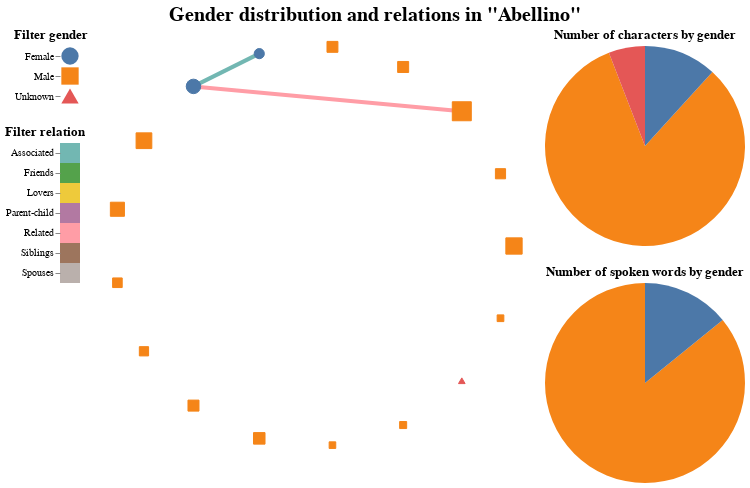

The code cell stored with this chart in its notebook:
### Markdown cell above
# Step 3: Visualize data

After execution this code block generates the actual visualization about gender distribution and relations for the chosen play below the code block.

**Important informations for working with the visualisation:**
- There are two filters on the left-hand side:
    - Gender Filter: Select the gender/s you would like to have displayed.
    - Relation Filter: Select relation/s you would like to have displayed.
- Additional information in tooltips:
    - Node tooltip: shows name of character, number of spoken words and the percentage of speech
    - Pie chart tooltip: shows the number characters by gender and the resulting percentage of characters per gender
- A circular layout is used for the character-relation network, because it results in an easier to read and better structured network. The arrangement of nodes solely relies on the order in which the characters are listed in the data source and does not encode any structures from the play.

### Code cell
if relations_graphml != None:
    ############################## Network Chart ##############################
    # parse graphs
    relations_graph = nx.parse_graphml(relations_graphml)
    cooccurence_graph = nx.parse_graphml(cooccurence_graphml)
    # add Name attribute to nodes
    relations_graph = set_character_name_and_size(relations_graph, cooccurence_graph)
    # define the graph layout
    layout = nx.circular_layout(relations_graph)

    # draw base graph with nx_altair
    base = nxa.draw_networkx(
        relations_graph,
        pos=layout,
        node_tooltip=['Name','Spoken words', 'Speech Percentage'],
        node_color='lightgray',
        edge_color='Relation',
        node_size ='Size',
        width=4
    )

    # get the edge layer
    edges = base.layer[0]
    # get the node layer
    nodes = base.layer[1]

    # define relation filter
    relation = relation_name_mapping()
    relation_selection = alt.selection_point(fields=['Relation'], toggle="true")
    relation_color = alt.condition(
        relation_selection,
        alt.Color('Relation:N', legend=None),
        alt.value('lightgray')
    )
    relation_filter = alt.Chart(
        relation,
        title=alt.TitleParams('Filter relation', anchor='start')
    ).mark_rect(cursor='pointer').encode(
        y=alt.Y('Relation_Display', title=''),
        color=relation_color
    ).add_params(relation_selection)

    # encode relation as edge color and add relationship filter
    edges = edges.encode(color=relation_color).transform_filter(relation_selection)

    # define gender filter
    gender = gender_name_mapping()
    gender_selection = alt.selection_point(fields=['Gender'], toggle="true")
    gender_color = alt.condition(
        gender_selection,
        alt.Color('Gender:N', legend=None),
        alt.value('lightgray')
    )
    gender_shape = alt.Shape('Gender:N', legend=None)
    gender_filter = alt.Chart(
        gender,
        title=alt.TitleParams('Filter gender', anchor='start')
    ).mark_point(
        size=300,
        cursor='pointer',
        filled=True,
        opacity=1
    ).encode(
        y=alt.Y('Gender_Display', title=''),
        color=gender_color,
        shape=gender_shape
    ).add_params(gender_selection)

    # encode gender as node shape+color and add gender filter
    nodes = nodes.encode(
        color=gender_color,
        fill=gender_color,
        shape=gender_shape
    ).add_params(gender_selection)

    # layer network chart
    network_chart = (edges + nodes).properties(
        width=400,
        height=400
    )
    network_chart_with_filters = ((gender_filter & relation_filter) | network_chart)

    ############################## Pie Charts ##############################

    # count characters by gender
    play_metadata = german_metadata[german_metadata["id"] == play_id].reset_index()
    speakers = play_metadata[['num_of_speakers_male', 'num_of_speakers_female', 'num_of_speakers_unknown']]
    numOfSpeakers = play_metadata.at[0,'num_of_speakers']
    gender['Characters'] = speakers.loc[0,:].values.tolist()
    gender['Percentage of Chracters'] =round(gender['Characters']/numOfSpeakers *100,2)
    gender_distribution_pie_chart= alt.Chart(gender, title='Number of characters by gender').mark_arc().encode(
        theta='Characters',
        color=alt.Color('Gender:N', legend=None),
        tooltip=['Characters','Percentage of Chracters']
    ).properties(
        width=200,
        height=200
    )

    # aggregate spoken words by gender
    gender['Spoken words'] = get_words_by_gender(cooccurence_graph.nodes)
    wordcountStage = play_metadata.at[0,'word_count_sp']
    gender['Percentage of spoken words'] = round(gender['Spoken words']/wordcountStage*100, 2)
    spoken_words_pie_chart = alt.Chart(gender, title='Number of spoken words by gender').mark_arc().encode(
        theta='Spoken words',
        color=alt.Color('Gender:N', legend=None),
        tooltip=['Spoken words' ,'Percentage of spoken words']
    ).properties(
        width=200,
        height=200
    )

    stacked_pie_charts = (gender_distribution_pie_chart & spoken_words_pie_chart)
    
    ############################## Final Chart ##############################

    title = chunked_title(f"Gender distribution and relations in \"{dropdown.label}\"")
    final_chart = (network_chart_with_filters | stacked_pie_charts)
    final_chart = final_chart.configure_view(
            strokeWidth=0 # remove border
    ).configure_axis(
        domainOpacity=0 # remove axis
    ).properties(
        title=alt.TitleParams(
            title,
            anchor='middle',
            fontSize=20
        )
    )
else:
   final_chart = 'no visualization available'

final_chart

### Figure 1 — Vega-Lite specification as saved in the notebook (floating-point values rounded to 4 significant figures)
{"config": {"view": {"continuousWidth": 300, "continuousHeight": 300, "strokeWidth": 0}, "axis": {"domainOpacity": 0}}, "hconcat": [{"vconcat": [{"data": {"name": "data-2b86b0adbb184f8a37d360218cb2c75e"}, "mark": {"type": "point", "cursor": "pointer", "filled": true, "opacity": 1, "size": 300}, "encoding": {"color": {"condition": {"param": "param_10", "field": "Gender", "legend": null, "type": "nominal"}, "value": "lightgray"}, "shape": {"field": "Gender", "legend": null, "type": "nominal"}, "y": {"field": "Gender_Display", "title": "", "type": "nominal"}}, "name": "view_14", "title": {"text": "Filter gender", "anchor": "start"}}, {"data": {"name": "data-a544d4c3ea03ddba53b8f68296ab4d63"}, "mark": {"type": "rect", "cursor": "pointer"}, "encoding": {"color": {"condition": {"param": "param_9", "field": "Relation", "legend": null, "type": "nominal"}, "value": "lightgray"}, "y": {"field": "Relation_Display", "title": "", "type": "nominal"}}, "name": "view_15", "title": {"text": "Filter relation", "anchor": "start"}}]}, {"layer": [{"data": {"name": "data-37c9f8ef1542cfef20555cbd31531256"}, "mark": {"type": "line", "opacity": 1, "strokeWidth": 4}, "encoding": {"color": {"condition": {"param": "param_9", "field": "Relation", "legend": null, "type": "nominal"}, "value": "lightgray"}, "detail": {"field": "edge", "type": "quantitative"}, "x": {"axis": {"grid": false, "labels": false, "ticks": false, "title": ""}, "field": "x", "type": "quantitative"}, "y": {"axis": {"grid": false, "labels": false, "ticks": false, "title": ""}, "field": "y", "type": "quantitative"}}, "transform": [{"filter": {"param": "param_9"}}]}, {"data": {"name": "data-8294f2f84cc71fd35701ca660f054a6c"}, "mark": {"type": "point", "fill": "lightgray", "opacity": 1, "strokeWidth": 1.0}, "encoding": {"color": {"condition": {"param": "param_10", "field": "Gender", "legend": null, "type": "nominal"}, "value": "lightgray"}, "fill": {"condition": {"param": "param_10", "field": "Gender", "legend": null, "type": "nominal"}, "value": "lightgray"}, "shape": {"field": "Gender", "legend": null, "type": "nominal"}, "size": {"field": "Size", "legend": null, "type": "quantitative"}, "tooltip": [{"field": "Name", "type": "nominal"}, {"field": "Spoken words", "type": "quantitative"}, {"field": "Speech Percentage", "type": "quantitative"}], "x": {"axis": {"grid": false, "labels": false, "ticks": false}, "field": "x", "type": "quantitative"}, "y": {"axis": {"grid": false, "labels": false, "ticks": false}, "field": "y", "type": "quantitative"}}, "name": "view_13"}], "height": 400, "width": 400}, {"vconcat": [{"mark": {"type": "arc"}, "encoding": {"color": {"field": "Gender", "legend": null, "type": "nominal"}, "theta": {"field": "Characters", "type": "quantitative"}, "tooltip": [{"field": "Characters", "type": "quantitative"}, {"field": "Percentage of Chracters", "type": "quantitative"}]}, "height": 200, "title": "Number of characters by gender", "width": 200}, {"mark": {"type": "arc"}, "encoding": {"color": {"field": "Gender", "legend": null, "type": "nominal"}, "theta": {"field": "Spoken words", "type": "quantitative"}, "tooltip": [{"field": "Spoken words", "type": "quantitative"}, {"field": "Percentage of spoken words", "type": "quantitative"}]}, "height": 200, "title": "Number of spoken words by gender", "width": 200}], "data": {"name": "data-2b86b0adbb184f8a37d360218cb2c75e"}}], "params": [{"name": "param_10", "select": {"type": "point", "fields": ["Gender"], "toggle": "true"}, "views": ["view_14", "view_13"]}, {"name": "param_9", "select": {"type": "point", "fields": ["Relation"], "toggle": "true"}, "views": ["view_15"]}], "title": {"text": ["Gender distribution and relations in \"Abellino\""], "anchor": "middle", "fontSize": 20}, "$schema": "https://vega.github.io/schema/vega-lite/v5.15.1.json", "datasets": {"data-2b86b0adbb184f8a37d360218cb2c75e": [{"Gender": "MALE", "Gender_Display": "Male", "Characters": 14, "Percentage of Chracters": 82.35, "Spoken words": 21788, "Percentage of spoken words": 77.15}, {"Gender": "FEMALE", "Gender_Display": "Female", "Characters": 2, "Percentage of Chracters": 11.76, "Spoken words": 3593, "Percentage of spoken words": 12.72}, {"Gender": "UNKNOWN", "Gender_Display": "Unknown", "Characters": 1, "Percentage of Chracters": 5.88, "Spoken words": 0, "Percentage of spoken words": 0.0}], "data-a544d4c3ea03ddba53b8f68296ab4d63": [{"Relation": "parent_of", "Relation_Display": "Parent-child"}, {"Relation": "lover_of", "Relation_Display": "Lovers"}, {"Relation": "related_with", "Relation_Display": "Related"}, {"Relation": "associated_with", "Relation_Display": "Associated"}, {"Relation": "siblings", "Relation_Display": "Siblings"}, {"Relation": "spouses", "Relation_Display": "Spouses"}, {"Relation": "friends", "Relation_Display": "Friends"}], "data-37c9f8ef1542cfef20555cbd31531256": [{"pair": ["doge", "rosamunde"], "source": "doge", "target": "rosamunde", "id": "1", "edge": 0, "x": 0.739, "Relation": "related_with", "y": 0.6737}, {"pair": ["doge", "rosamunde"], "source": "doge", "target": "rosamunde", "id": "1", "edge": 0, "x": -0.6026, "Relation": "related_with", "y": 0.798}, {"pair": ["iduella", "rosamunde"], "source": "iduella", "target": "rosamunde", "id": "2", "edge": 1, "x": -0.2737, "Relation": "associated_with", "y": 0.9618}, {"pair": ["iduella", "rosamunde"], "source": "iduella", "target": "rosamunde", "id": "2", "edge": 1, "x": -0.6026, "Relation": "associated_with", "y": 0.798}], "data-8294f2f84cc71fd35701ca660f054a6c": [{"Gender": "MALE", "Size": 164.8, "label": "Abellino", "Person group": false, "x": 1.0, "Spoken words": 3520, "Speech Percentage": 13.87, "Name": "Abellino", "y": 5.259e-09}, {"Gender": "MALE", "Size": 62.42, "label": "Matteo", "Person group": false, "x": 0.9325, "Spoken words": 942, "Speech Percentage": 3.71, "Name": "Matteo", "y": 0.3612}, {"Gender": "MALE", "Size": 225.0, "label": "Doge", "Person group": false, "x": 0.739, "Spoken words": 5035, "Speech Percentage": 19.84, "Name": "Doge", "y": 0.6737}, {"Gender": "MALE", "Size": 73.86, "label": "Dandolo", "Person group": false, "x": 0.4457, "Spoken words": 1230, "Speech Percentage": 4.85, "Name": "Dandolo", "y": 0.8952}, {"Gender": "MALE", "Size": 72.59, "label": "Canari", "Person group": false, "x": 0.09227, "Spoken words": 1198, "Speech Percentage": 4.72, "Name": "Canari", "y": 0.9957}, {"Gender": "FEMALE", "Size": 62.74, "label": "Iduella", "Person group": false, "x": -0.2737, "Spoken words": 950, "Speech Percentage": 3.74, "Name": "Iduella", "y": 0.9618}, {"Gender": "FEMALE", "Size": 130.0, "label": "Rosamunde", "Person group": false, "x": -0.6026, "Spoken words": 2643, "Speech Percentage": 10.41, "Name": "Rosamunde", "y": 0.798}, {"Gender": "MALE", "Size": 153.4, "label": "Flodoardo", "Person group": false, "x": -0.8502, "Spoken words": 3233, "Speech Percentage": 12.74, "Name": "Flodoardo", "y": 0.5264}, {"Gender": "MALE", "Size": 122.1, "label": "Parozzi", "Person group": false, "x": -0.983, "Spoken words": 2445, "Speech Percentage": 9.63, "Name": "Parozzi", "y": 0.1837}, {"Gender": "MALE", "Size": 55.55, "label": "Memmo", "Person group": false, "x": -0.983, "Spoken words": 769, "Speech Percentage": 3.03, "Name": "Memmo", "y": -0.1837}, {"Gender": "MALE", "Size": 51.34, "label": "Falieri", "Person group": false, "x": -0.8502, "Spoken words": 663, "Speech Percentage": 2.61, "Name": "Falieri", "y": -0.5264}, {"Gender": "MALE", "Size": 73.7, "label": "Contarino", "Person group": false, "x": -0.6026, "Spoken words": 1226, "Speech Percentage": 4.83, "Name": "Contarino", "y": -0.798}, {"Gender": "MALE", "Size": 81.17, "label": "Tolomeo", "Person group": false, "x": -0.2737, "Spoken words": 1414, "Speech Percentage": 5.57, "Name": "Tolomeo", "y": -0.9618}, {"Gender": "MALE", "Size": 25.0, "label": "Diener", "Person group": false, "x": 0.09227, "Spoken words": 0, "Speech Percentage": 0.0, "Name": "Diener", "y": -0.9957}, {"Gender": "MALE", "Size": 28.65, "label": "Ein Senator", "Person group": false, "x": 0.4457, "Spoken words": 92, "Speech Percentage": 0.36, "Name": "Ein Senator", "y": -0.8952}, {"Gender": "UNKNOWN", "Size": 25.0, "label": "Alle (V/2)", "Person group": true, "x": 0.739, "Spoken words": 0, "Speech Percentage": 0.0, "Name": "Alle (V/2)", "y": -0.6737}, {"Gender": "MALE", "Size": 25.83, "label": "Die Verschwornen", "Person group": true, "x": 0.9325, "Spoken words": 21, "Speech Percentage": 0.08, "Name": "Die Verschwornen", "y": -0.3612}]}}
